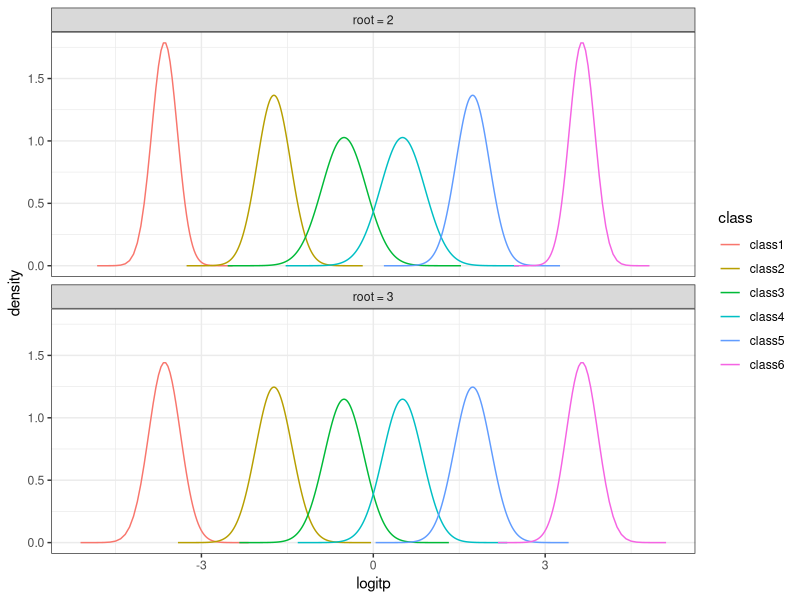

Reproduce this figure in R.
## ---- chunk 1
rm(list = ls())

library(knitr)
hook_chunk <- knitr::knit_hooks$get('chunk')
knit_hooks$set(chunk = function(x, options) {

  # add latex commands if chunk option singlespacing is TRUE
  if(isTRUE(options$singlespacing)){
    return(sprintf("\\singlespacing\n %s \n\\doublespacing", hook_chunk(x, options)))
  } else{
    return(hook_chunk(x, options))
  }
})
knitr::opts_chunk$set(
  fig.align = "center",
  tidy = T,
  singlespacing = TRUE,
  cache = FALSE,
  fig.dim = c(10,8),
  message = FALSE,
  warning = FALSE,
  comment = NA,
  echo = F
)


# packages
packs <- c("dplyr", "htmltools", "ggplot2", "sf", "readr", "parallel", "xtable", "tidyr", "stringr", "tidyverse", "ggalluvial", "lubridate", "ggnewscale")
sapply(packs, require, character.only = T)
rm(packs)
options(tidyverse.quiet = TRUE)

# convenience
`%notin%` <- Negate("%in%")

# stan settings
options(mc.cores = parallel::detectCores() - 1)
## ---- chunk 2
logit <- function(p) log(p / (1-p))
daub <- round(tibble(
  `Class` = 1:6,
  `Lower` = c(0, .05, .25, .50, .75, .95),
  `Upper` = c(.05, .25, .50, .75, .95, 1)
) %>%
  mutate(`Midpoint` = (Lower + Upper)/2) %>%
  mutate(
    logitL = logit(Lower+.01), 
    logitM = logit(Midpoint),
    logitU = logit(Upper-.01)
  ), 2)

knitr::kable(daub, caption = "Table 1: Daubenmire coverage classes (Daubenmire, 1959).")
## ---- chunk 3
# function to fit normal distribution by quantiles on logit scale
fitnorm <- function(lwr, upr, delta = 1e-3, root = 2){
  # fit normal distribution such that
  ## mu = logit(midpt)
  ## Pr(Y < logit(lwr)) = .025
  logit <- function(p) log(p / (1-p))

  if(lwr == 0) lwr <- lwr + delta
  if(upr == 1) upr <- upr - delta
  
  # precalc quantities
  midpt <- (lwr + upr)/2
  mu <- logit(midpt)
  
  f <- function(gamma){
    pnorm(logit(upr), mu, abs(mu)^(1/root) * exp(gamma)) - pnorm(logit(lwr), mu, abs(mu)^(1/root) * exp(gamma)) - .95
  }
  root <- uniroot(f, c(-10, 10))
  return(c(mu, exp(root$root)))
}

# plot it
plot_mapping <- function(delta, k){
  if(length(k) == 1){
    # get probabilities
    p <- seq(0.001, .999, by = .001)
    logitp <- log(p / (1 - p)) 
    mat <- matrix(NA, length(logitp), nrow(daub))
    for(j in 1:ncol(mat)){
      params <- unname(fitnorm(unlist(daub[j,2]), unlist(daub[j,3]), delta = delta, root = k))
      mat[,j] <- dnorm(
        logitp, 
        params[1],
        params[2]
      )
    }
    
    # create plot
    tibble(
      logitp = logitp
    ) %>%
      bind_cols(., as_tibble(mat)) %>%
      rename(
        class1 = 2, class2 = 3, class3 = 4,
        class4 = 5, class5 = 6, class6 = 7
      ) %>%
      pivot_longer(
        class1:class6, 
        names_to = "class",
        values_to = "density"
      ) %>%
      mutate(
        density = ifelse(density < 1e-6, NA, density)
      ) %>%
      mutate(root = paste0("root = ", k)) %>%
      na.omit %>%
      ggplot() +
      geom_line(aes(x = logitp, y = density, group = class, col = class)) +
      theme_bw() +
      facet_wrap(~ root)
  } else{
    out <- list()
    for(iter in 1:length(k)){
      # get probabilities
      p <- seq(0.001, .999, by = .001)
      logitp <- log(p / (1 - p)) 
      mat <- matrix(NA, length(logitp), nrow(daub))
      for(j in 1:ncol(mat)){
        params <- unname(fitnorm(unlist(daub[j,2]), unlist(daub[j,3]), delta = delta, root = k[iter]))
        mat[,j] <- dnorm(
          logitp, 
          params[1],
          params[2]
        )
      }
      
      # create plot
      out[[iter]] <- tibble(
        logitp = logitp
      ) %>%
        bind_cols(., as_tibble(mat)) %>%
        rename(
          class1 = 2, class2 = 3, class3 = 4,
          class4 = 5, class5 = 6, class6 = 7
        ) %>%
        pivot_longer(
          class1:class6, 
          names_to = "class",
          values_to = "density"
        ) %>%
        mutate(
          density = ifelse(density < 1e-6, NA, density)
        ) %>%
        mutate(root = paste0("root = ", k[iter])) %>%
        na.omit
    }
    
    do.call("rbind", out) %>%
      ggplot() +
      geom_line(
        aes(
          x = logitp, y = density, 
          group = class, col = class
        )
      ) +
      theme_bw() +
      facet_wrap(~ root, nrow = length(k))
  }
}
plot_mapping(1e-3, c(2,3))
## ---- chunk 4
n = 100
seed = 1
beta = c(0, 1)
p = .5
nregions = 4
sim_gp_predict_counts <- function(n = 100, seed = 1, beta = c(0,1), p = .5, nregions = 4){
  # housekeeping
  if((sqrt(n) %% 1) != 0) stop("n should be a perfect square")
  if(n %% 4 != 0) stop("n should be divisible by nregions")
  set.seed(seed)
  sigma = 1
  phi = 3
  
  # create grid
  sfc <- st_sfc(st_polygon(list(rbind(c(0,0), c(sqrt(n),0), c(sqrt(n),sqrt(n)), c(0,0)))))
  grid <- st_as_sf(st_make_grid(sfc, cellsize = 1, square = TRUE)) %>% as_tibble
  names(grid) <- "geometry"
  rm(sfc)
  
  # add centroid
  bind_cols(
    grid, 
    grid %>% st_as_sf %>% st_centroid %>% st_coordinates
  ) %>%
    rename(x_centroid = 2, y_centroid = 3)
  
  
  # spatial random effects
  coords <- grid %>%
    st_as_sf %>%
    st_centroid %>%
    st_coordinates
  dist_mat <- coords %>%
    as.matrix %>%
    dist %>% as.matrix

  # generate spatial covariate
  Sigma <- sigma^2 * exp(-dist_mat^2 / (2*phi^2)) + diag(1e-1, dim(dist_mat))
  grid$x <- c(mvtnorm::rmvnorm(1, rep(0, n), Sigma))
  
  # generate spatially indexed random effects
  
  
  # generate z states
  
  linpred <- beta[1] + beta[2]*grid$x
  grid$pi <- exp(linpred) / (1 + exp(linpred))
  grid$z <- rbinom(nrow(grid), 1, grid$pi)
  
  # generate counts using shared spatial random effect - negbin
  p <- length(beta)
  X <- matrix(c(rep(1, n), runif(n*(p-1))), n, p)
  pi <- exp(cbind(X, grid$eta) %*% c(beta, alpha)) / (1 + exp(cbind(X, grid$eta) %*% c(beta, alpha)))
  # pi <- 1 / (1 + exp(cbind(X, grid$eta) %*% c(beta, 1))) # force alpha = 1
  grid$c <- rnbinom(nrow(grid), rep(nbdisp, nrow(grid)), 1 - pi)
  tmp <- as_tibble(X[,2:p]); names(tmp) <- paste0("x", 1:(p-1))
  grid <- bind_cols(grid, tmp)
  grid$nb_pi = 1 - pi
  
  # generate counts using shared spatial random effect - normal
  # p <- length(beta)
  # X <- matrix(c(rep(1, n), runif(n*(p-1))), n, p)
  # # mu <- cbind(X, grid$eta) %*% c(beta, alpha)
  # mu <- cbind(X, grid$eta) %*% c(beta, 1)
  # grid$c <- rnorm(nrow(grid), c(mu), rep(1, nrow(grid)))
  # tmp <- as_tibble(X[,2:p]); names(tmp) <- paste0("x", 1:(p-1))
  # grid <- bind_cols(grid, tmp)
  
  
  # mask observations
  if(colocate == "none"){
    grid2 <- grid %>%
      mutate(obs_y_ind = rbinom(n, 1, obs_y_prop))
    
    if((obs_c_prop * n) >= (n - (obs_y_prop * n))){
      grid2$obs_c_ind <- ifelse(grid2$obs_y_ind == 1, 0, 1)
    } else{
      grid2$obs_c_ind  <- rep(0, n)
      grid2$obs_c_ind[which(grid2$obs_y_ind == 0)] <- rbinom(sum(grid2$obs_y_ind == 0), 1, obs_c_prop)
    }
  } else if(colocate == "all"){
    grid2 <- grid %>%
      mutate(obs_y_ind = rbinom(n, 1, obs_y_prop))
    
    if((obs_c_prop * n) >= (obs_y_prop * n)){
      grid2$obs_c_ind <- ifelse(grid2$obs_y_ind == 1, 1, 0)
      grid2$obs_c_ind[which(grid2$obs_y_ind == 0)] <- rbinom(sum(grid2$obs_y_ind == 0), 1, (obs_c_prop - obs_y_prop))
    } else{
      grid2$obs_c_ind <- rep(0, n)
      grid2$obs_c_ind[which(grid2$obs_y_ind == 1)] <-  rbinom(sum(grid2$obs_y_ind == 1), 1, obs_c_prop)
    }
    
  } else{
    grid2 <- grid %>%
      mutate(obs_y_ind = rbinom(n, 1, obs_y_prop)) %>%
      mutate(obs_c_ind = rbinom(n, 1, obs_c_prop))
  }
  
  grid2 <- grid2 %>%
    mutate(obs_y = ifelse(obs_y_ind == 0, NA, y), obs_c = ifelse(obs_c_ind == 0, NA, c))
  
  out <- list(
    df = grid2,
    params = list(
      phi = phi, sigma = sigma, alpha0 = alpha0, alpha = alpha, beta = beta, nbdisp = nbdisp
    ),
    dist_mat = dist_mat,
    coords = coords
  )
  
  return(out)
}
